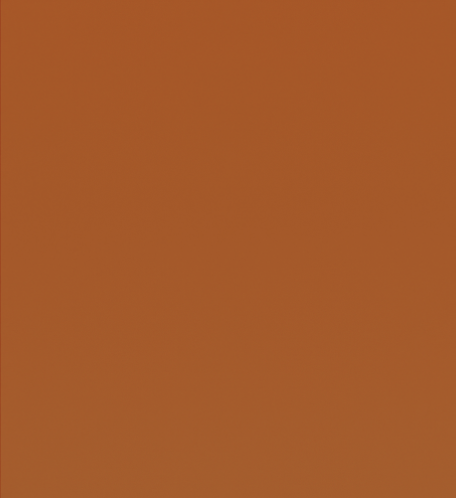
#> input picture coklat-muda.png, 456 x 498 px, given in place of the camera
$ python color_detector_webcam.py
#> lines starting #> are read from the running program, lines starting #| are printed output that depends on the picture; after the words box and inside, x2 and y2 are one past the last pixel; in counts of white or black regions, pixels touching at a corner belong together
import cv2
import numpy as np

lower_brown = np.array([8,  60,  20])
upper_brown = np.array([30, 255, 255])

def classify_lightness(l):
    if l <= 40:
        return "Coklat Tua"
    elif l <= 65:
        return "Coklat Muda"
    else:
        return "Coklat Terang"

cap = cv2.VideoCapture(0)
if not cap.isOpened():
    raise RuntimeError("Webcam tidak terdeteksi!")

# print("Tekan 'q' buat keluar")

while True:
    ret, frame = cap.read()
#> frame is the input picture: shape (498, 456, 3); mean B, G, R 42, 89.5, 165
    if not ret:
        break

    hsv = cv2.cvtColor(frame, cv2.COLOR_BGR2HSV)
#> hsv: shape (498, 456, 3); mean H, S, V 11.6, 190.1, 165
    mask = cv2.inRange(hsv, lower_brown, upper_brown)
#> mask: shape (498, 456); every value is 255

    lab = cv2.cvtColor(frame, cv2.COLOR_BGR2LAB)
#> lab: shape (498, 456, 3); mean of channels 0, 1, 2 117.8, 155.1, 168
    L = lab[:, :, 0].astype(np.float32) * (100.0 / 255.0)
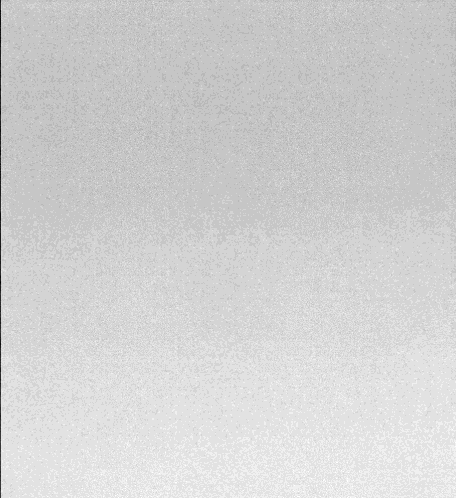
#> L: shape (498, 456) float32; min 40.39, max 47.45, mean 46.2; drawn with min black and max white
    L_masked = L[mask > 0]

    label = "Tidak terdeteksi"
    if L_masked.size > 0:
        L_med = np.median(L_masked)
#> L_med = 46.27
        label = classify_lightness(L_med)
#> label = 'Coklat Muda'

    overlay = frame.copy()
    overlay[mask > 0] = (0, 255, 0)
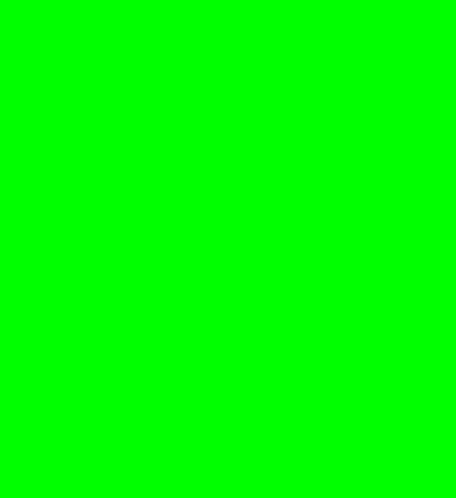
#> overlay: shape (498, 456, 3); mean B, G, R 0, 255, 0
    vis = cv2.addWeighted(frame, 0.7, overlay, 0.3, 0)
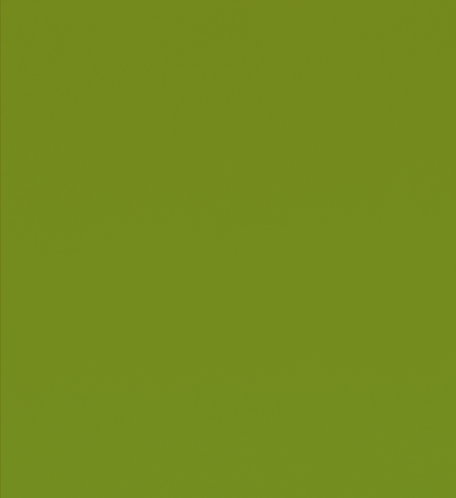
#> vis: shape (498, 456, 3); mean B, G, R 29.5, 139.2, 115.8
    cv2.putText(vis, label, (30, 50), cv2.FONT_HERSHEY_SIMPLEX, 1.2, (255, 255, 255), 3)
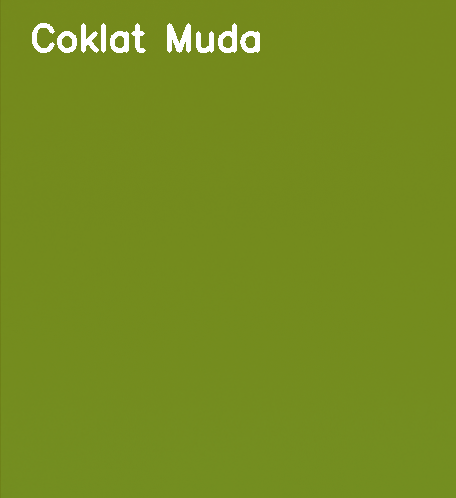
#> vis: shape (498, 456, 3); 1.2% of pixels changed, all inside (x1, y1, x2, y2) = (32, 23, 260, 53)

    cv2.imshow("Deteksi Warna Coklat", vis)

    if cv2.waitKey(1) & 0xFF == ord('q'):
#> (key q is pressed here)
        break

cap.release()
cv2.destroyAllWindows()
